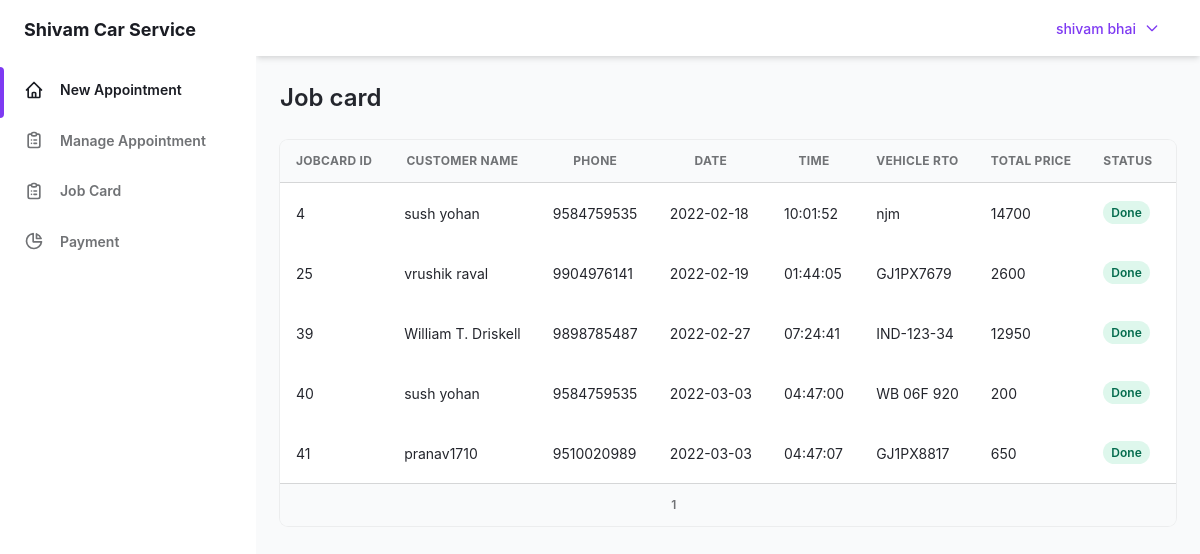
/Attendee/payment.php (signed in), run on the app's committed database.
### tables this page shows
CREATE TABLE `user` (
  `user_id` int(5) NOT NULL,
  `user_name` varchar(30) NOT NULL,
  `user_pass` varchar(40) NOT NULL,
  `user_email` varchar(50) NOT NULL,
  `user_add` varchar(255) NOT NULL,
  `user_phone` bigint(10) DEFAULT NULL,
  `user_sec_ques` varchar(50) NOT NULL,
  `user_sec_ans` varchar(20) NOT NULL,
  `companycompany_id` int(5) NOT NULL,
  `otp` int(5) DEFAULT NULL
);

CREATE TABLE `job_card` (
  `jobcard_id` int(5) NOT NULL,
  `jobcard_date` date NOT NULL,
  `jobcard_time` time NOT NULL,
  `price` int(5) NOT NULL,
  `appointmentappointment_id` int(5) NOT NULL,
  `status` int(1) DEFAULT NULL,
  `completed_date` date DEFAULT NULL,
  `labour_charge` int(11) NOT NULL,
  `complete` int(11) NOT NULL
);

CREATE TABLE `vehicle` (
  `rto_number` varchar(12) NOT NULL,
  `customer_id` int(5) NOT NULL,
  `chassis_no` varchar(20) NOT NULL,
  `veh_color_id` int(2) NOT NULL,
  `modelcar_model_id` int(2) NOT NULL
);

### Attendee/payment.php (the view, shortened to what this page needs)
<?php require "sidebar2.php";
require "../lockscreen/connection.php";
$staff_email = $_SESSION['attendee_login'];
$sql_atnf = "SELECT * FROM user JOIN staff ON staff.Useruser_id = user.user_id WHERE user.user_email = '$staff_email'";
$staff_res = mysqli_query($con, $sql_atnf);
if (mysqli_num_rows($staff_res) > 0) {
  $staff_ary = mysqli_fetch_assoc($staff_res);
  $staff_id = $staff_ary['staff_id'];
}
?>
<main class="h-full overflow-y-auto">
  <div class="container grid px-6 mx-auto">
    <h2 class="my-6 text-2xl font-semibold text-gray-700 dark:text-gray-200">
      Job card
    </h2>
    <div class="w-full mb-8 overflow-hidden rounded-lg shadow-xs">
      <div class="w-full overflow-x-auto">
        <?php
        $limit = 7;
        if (isset($_GET['page'])) {
          $page = $_GET['page'];
        } else {
          $page = 1;
        }
        $offset = ($page - 1) * $limit;
        $sql = "SELECT * ,user.user_name , user.user_phone,vehicle.rto_number FROM job_card JOIN appointment ON appointment.appointment_id =job_card.appointmentappointment_id JOIN vehicle ON vehicle.rto_number = appointment.Vehicle_rto_number JOIN customer ON customer.customer_id = appointment.customercustomer_id JOIN user ON user.user_id = customer.Useruser_id WHERE appointment.statusstatus_id = 2  AND appointment.staffstaff_id  = $staff_id AND job_card.complete = 0 and job_card.status = 1 \n"
          . "ORDER BY `job_card`.`status` ASC LIMIT {$offset},{$limit}";
        $res = mysqli_query($con, $sql)  or die("quary failed");
        if (mysqli_num_rows($res) > 0) {
        ?>
          <table class="w-full whitespace-no-wrap" id="tbl_body">
            <thead>
              <tr class="text-xs font-semibold tracking-wide text-left text-gray-500 uppercase border-b dark:border-gray-700 bg-gray-50 dark:text-gray-400 dark:bg-gray-800">
                <th class="px-4 py-3">Jobcard ID</th>
                <th class="px-4 py-3">Customer Name</th>
                <th class="px-4 py-3">Phone</th>
                <th class="px-4 py-3">Date</th>
                <th class="px-4 py-3">Time</th>
                <th class="px-4 py-3">Vehicle RTO</th>
                <th class="px-4 py-3">Total Price</th>
                <th class="px-4 py-3">Status</th>
                <th class="px-4 py-3">Edit</th>
              </tr>
            </thead>
            <?php
            while ($row =  mysqli_fetch_array($res)) {
            ?>
              <tbody class="bg-white divide-y dark:divide-gray-700 dark:bg-gray-800">
                <tr class="text-gray-700 dark:text-gray-400">
                  <td class="px-4 py-3 text-sm">
                    <?php echo $row['jobcard_id']; ?>
                  </td>
                  <td class="px-4 py-3 text-sm">
                    <?php echo $row['user_name']; ?>
                  </td>
                  <td class="px-4 py-3 text-sm">
                    <?php echo $row['user_phone']; ?>
                  </td>
                  <td class="px-4 py-3 text-sm">
                    <?php echo $row['jobcard_date']; ?>
                  </td>
                  <td class="px-4 py-3 text-sm">
                    <?php echo $row['jobcard_time']; ?>
                  </td>
                  <td class="px-4 py-3 text-sm">
                    <?php echo $row['rto_number']; ?>
                  </td>
                  <td class="px-4 py-3 text-sm">
                    <?php echo $row['price']; ?>
                  </td>
                  <td class="px-4 py-3 text-xs">
                    <?php
                    $status  = $row['status'];
                    if ($status == 1) {
                      $c1 = "text-green-700 bg-green-100";
                      $c2 = "dark:text-green-100 dark:bg-green-700";
                    } else {
                      $c1 = "text-red-700 bg-red-100";
                      $c2 = "dark:text-red-100 dark:bg-red-700";
                    }
                    ?>
                    <span class="px-2 py-1 font-semibold leading-tight <?php echo $c1; ?> rounded-full <?php echo $c2; ?>">
                      <?php
                      $status  = $row['status'];
                      if ($status == 1) {
                        echo " Done";
                      } else {
                        echo "Pending";
                      }
                      ?>
                  </td>
                  <td class="px-4 py-3">
                  </td>
                </tr>
              </tbody>
            <?php } ?>
          </table>
      </div>
    <?php } ?>
    <div class="grid px-4 py-3 text-xs font-semibold tracking-wide text-gray-500 uppercase border-t dark:border-gray-700 bg-gray-50 sm:grid-cols-9 dark:text-gray-400 dark:bg-gray-800">
      <span class="flex col-span-4 mt-2 sm:mt-auto sm:justify-end" id="pagination">
        <?php
        $sql1 = "SELECT * ,user.user_name , user.user_phone,vehicle.rto_number FROM job_card JOIN appointment ON appointment.appointment_id =job_card.appointmentappointment_id JOIN vehicle ON vehicle.rto_number = appointment.Vehicle_rto_number JOIN customer ON customer.customer_id = appointment.customercustomer_id JOIN user ON user.user_id = customer.Useruser_id WHERE appointment.statusstatus_id = 2  AND appointment.staffstaff_id  = $staff_id ";
        $result1 = mysqli_query($con, $sql1) or die("Query Failed.");
        if (mysqli_num_rows($result1) > 0) {
          $total_records = mysqli_num_rows($result1);
          $total_page = ceil($total_records / $limit);
          echo '<ul class="inline-flex items-center">';
          for ($i = 1; $i <= $total_page; $i++) {
            if ($i == $page) {
              $active = "active";
            } else {
              $active = "";
            }
            echo '<li class="' . $active . ' "> &nbsp; <a href="payment.php?page=' . $i . '">' . $i  . '&nbsp;</a></li>';
          }
          echo '</ul>';
        }
        ?>
      </span>
    </div>
    </div>
</main>

### Attendee/sidebar2.php (shortened to what this page needs)
<?php
require "../lockscreen/connection.php";
?>
<!DOCTYPE html>
<html :class="{ 'theme-dark': dark }" x-data="data()" lang="en">
<head>
  <link rel="stylesheet" href="./assets/css/tailwind.output.css" />
  <link rel="stylesheet" href="https://cdnjs.cloudflare.com/ajax/libs/Chart.js/2.9.3/Chart.min.css" />
</head>
<div class="flex h-screen bg-gray-50 dark:bg-gray-900" :class="{ 'overflow-hidden': isSideMenuOpen }">
  <aside class="z-20 hidden w-64 overflow-y-auto bg-white dark:bg-gray-800 md:block flex-shrink-0">
    <div class="py-4 text-gray-500 dark:text-gray-400">
      <a class="ml-6 text-lg font-bold text-gray-800 dark:text-gray-200" href="#">
        Shivam Car Service
      </a>
      <ul class="mt-6">
        <li class="relative px-6 py-3">
          <span class="absolute inset-y-0 left-0 w-1 bg-purple-600 rounded-tr-lg rounded-br-lg" aria-hidden="true"></span>
          <a class="inline-flex items-center w-full text-sm font-semibold text-gray-800 transition-colors duration-150 hover:text-gray-800 dark:hover:text-gray-200 dark:text-gray-100" href="New_appointment.php">
            <span class="ml-4">New Appointment</span>
          </a>
        </li>
      </ul>
      <ul>
        <li class="relative px-6 py-3">
          <a class="inline-flex items-center w-full text-sm font-semibold transition-colors duration-150 hover:text-gray-800 dark:hover:text-gray-200" href="appointment.php">
            <span class="ml-4"> Manage Appointment</span>
          </a>
        </li>
        <li class="relative px-6 py-3">
          <a class="inline-flex items-center w-full text-sm font-semibold transition-colors duration-150 hover:text-gray-800 dark:hover:text-gray-200" href="jobcard.php">
            <span class="ml-4"> Job Card</span>
          </a>
        </li>
        <li class="relative px-6 py-3">
          <a class="inline-flex items-center w-full text-sm font-semibold transition-colors duration-150 hover:text-gray-800 dark:hover:text-gray-200" href="payment.php">
            <svg class="w-5 h-5" aria-hidden="true" fill="none" stroke-linecap="round" stroke-linejoin="round" stroke-width="2" viewBox="0 0 24 24" stroke="currentColor">
              <path d="M11 3.055A9.001 9.001 0 1020.945 13H11V3.055z"></path>
              <path d="M20.488 9H15V3.512A9.025 9.025 0 0120.488 9z"></path>
            </svg>
            <span class="ml-4">Payment</span>
          </a>
        </li>
      </ul>
    </div>
  </aside>
  <div class="flex flex-col flex-1 w-full">
    <header class="z-10 py-4 bg-white shadow-md dark:bg-gray-800">
      <div class="container flex items-center justify-end h-full px-6 mx-auto text-purple-600 dark:text-purple-300">
        <?php
        $email = $_SESSION['attendee_login'];
        $get_username = "SELECT * FROM user WHERE user_email = '$email'";
        $res = mysqli_query($con, $get_username);
        $username = mysqli_fetch_array($res);
        ?>
        <button class=" font-medium rounded-lg text-sm px-4 py-2.5 text-center inline-flex items-center" type="button" data-dropdown-toggle="dropdown"><?php echo $username['user_name']; ?><svg class="w-4 h-4 ml-2" fill="none" stroke="currentColor" viewBox="0 0 24 24" xmlns="http://www.w3.org/2000/svg">
            <path stroke-linecap="round" stroke-linejoin="round" stroke-width="2" d="M19 9l-7 7-7-7"></path>
          </svg>
        </button>
      </div>
    </header>

### data on the page
user: user_name "shivam bhai"
job_card: jobcard_id "4", user.user_name "sush yohan", user.user_phone "9584759535", jobcard_date "2022-02-18", jobcard_time "10:01:52", vehicle.rto_number "njm", price "14700", status "Done"
job_card: jobcard_id "25", user.user_name "vrushik raval", user.user_phone "9904976141", jobcard_date "2022-02-19", jobcard_time "01:44:05", vehicle.rto_number "GJ1PX7679", price "2600", status "Done"
job_card: jobcard_id "39", user.user_name "William T. Driskell", user.user_phone "9898785487", jobcard_date "2022-02-27", jobcard_time "07:24:41", vehicle.rto_number "IND-123-34", price "12950", status "Done"
job_card: jobcard_id "40", user.user_name "sush yohan", user.user_phone "9584759535", jobcard_date "2022-03-03", jobcard_time "04:47:00", vehicle.rto_number "WB 06F 920", price "200", status "Done"
job_card: jobcard_id "41", user.user_name "pranav1710", user.user_phone "9510020989", jobcard_date "2022-03-03", jobcard_time "04:47:07", vehicle.rto_number "GJ1PX8817", price "650", status "Done"
